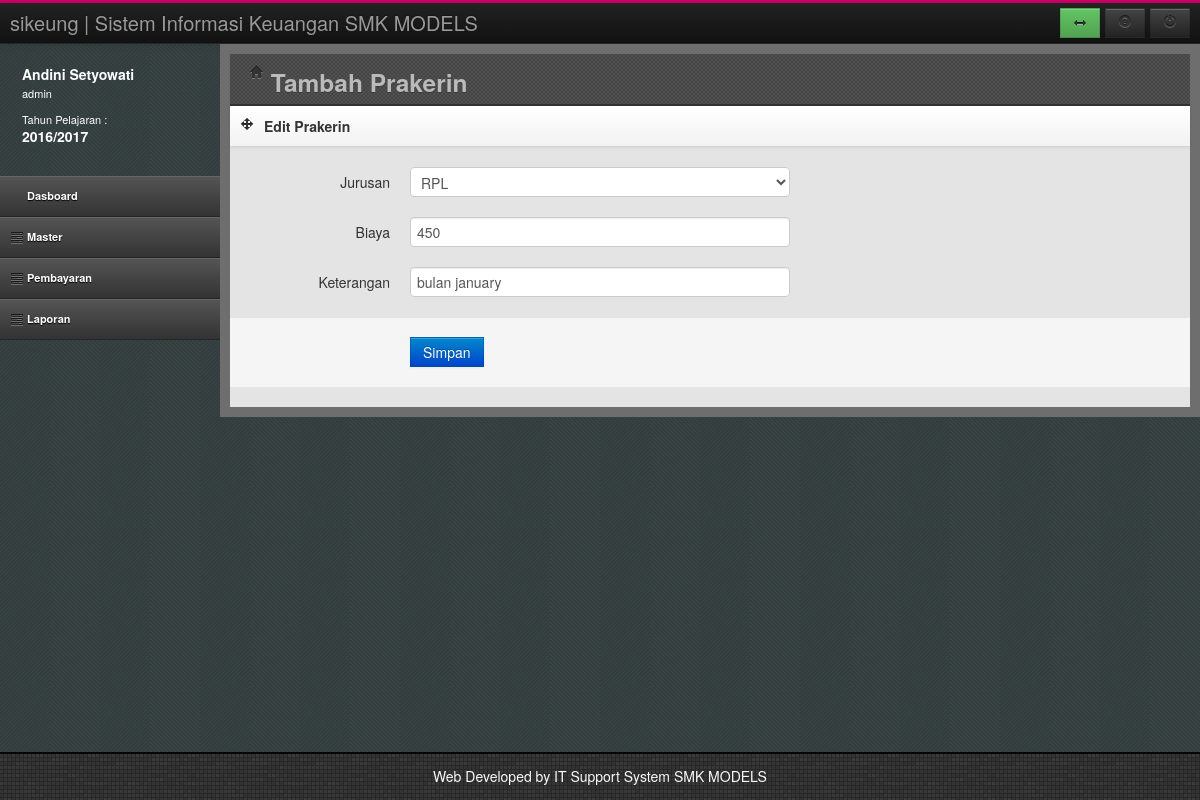
The app's page /index.php?page=addprakerin&act=1&id=1 (signed in), older data.
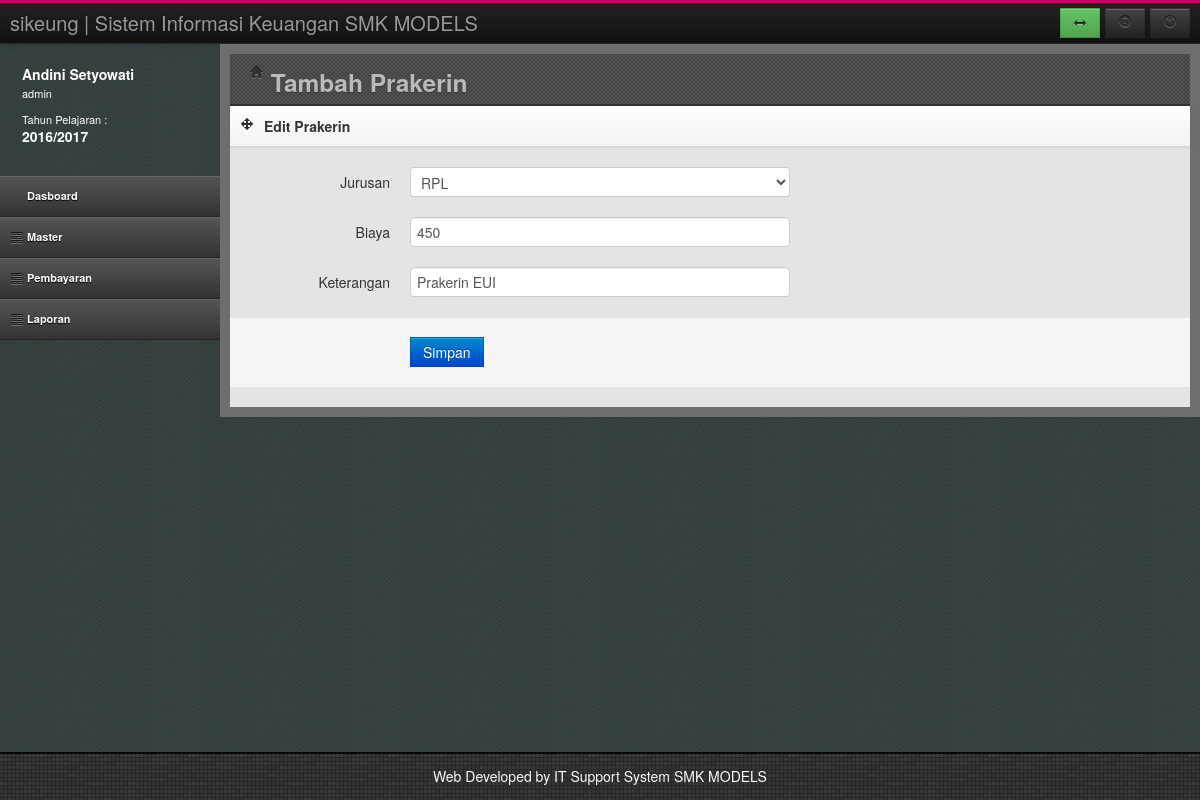
The same page, newer data.
### tables this page shows
CREATE TABLE `prakerin` (
  `kodeprakerin` int(11) NOT NULL AUTO_INCREMENT,
  `Kode_jur` int(11) DEFAULT NULL,
  `TahunAjaran` varchar(11) DEFAULT NULL,
  `Biaya` int(11) DEFAULT NULL,
  `Keterangan` varchar(50) DEFAULT NULL,
  PRIMARY KEY (`kodeprakerin`)
);

CREATE TABLE `jurusan` (
  `KODE_JUR` int(11) NOT NULL AUTO_INCREMENT,
  `NAMA_JUR` varchar(50) DEFAULT NULL,
  PRIMARY KEY (`KODE_JUR`)
);

### addprakerin.php (the view, shortened to what this page needs)
<?php
$act = $_GET['act'];
?>
<header class="head">
	<div class="main-bar">
		<h3><i class="icon-home"></i> Tambah Prakerin</h3>
	</div>
</header>
<?php
if ($act==0)
{
?>
<div class="row-fluid">
	<div class="span12">
		<div class="box">
			<header>
				<div class="icons"><i class="icon-move"></i></div>
				<h5>Tambah Prakerin</h5>
			</header>
			<form class="form-horizontal" action="simpanprakerin.php?act=0&th=<?php echo $TahunAktif?>" method="post">
				<br>
                                <div class="control-group">
					<label class="control-label">Jurusan</label>
					<div class="controls">
						<select data-placeholder="Pilih Kelas" class="chzn-select span6" tabindex="2"
						name="jurusan">
							<option value=""></option>
							<?php
							include("koneksi.php");
							$sql ="select * from jurusan";
							$rw=mysql_query($sql,$conn);
							while($s=mysql_fetch_array($rw))
							{
							?>
							<option value="<?php echo $s[0];?>"><?php echo $s[1];?></option>
							<?php
							}
							?>
						</select>
					</div>
				</div>
                                <div class="control-group">
					<label for="text1" class="control-label">Biaya</label>
					<div class="controls with-tooltip">
						<input type="text" id="text1" class="span6 input-tooltip" name="biaya"
						data-original-title="Masukan Nama Kelas - Contoh: VII A" data-placement="bottom"/>
					</div>
				</div>
				<div class="control-group">
					<label for="text1" class="control-label">Keterangan</label>
					<div class="controls with-tooltip">
						<input type="text" id="text1" class="span6 input-tooltip" name="keterangan"
						data-original-title="Masukan Jumlah Siswa - Contoh: 30" data-placement="bottom"/>
					</div>
				</div>
				<div class="form-actions no-margin-bottom">
					<input type="submit" value="Simpan" class="btn btn-primary">
				</div>
			</form>
		</div>
	</div>
</div>
<?php
}
else
{
	$id = $_GET['id'];
	$sql = "SELECT a.kodeprakerin,b.NAMA_JUR,a.TahunAjaran,a.Biaya,a.Keterangan,b.KODE_JUR
                FROM prakerin a, jurusan b
                WHERE a.Kode_jur = b.KODE_JUR and a.kodeprakerin=$id";
	$rw=mysql_query($sql);
	$rs=mysql_fetch_array($rw)
?>
<div class="row-fluid">
	<div class="span12">
		<div class="box">
			<header>
				<div class="icons"><i class="icon-move"></i></div>
				<h5>Edit Prakerin</h5>
			</header>
			<form class="form-horizontal" action="simpanprakerin.php?act=1&kelas=<?php echo $id; ?>&th=<?php echo $TahunAktif ?>" method="post">
				<br>
				<div class="control-group">
					<label class="control-label">Jurusan</label>
					<div class="controls">
						<select data-placeholder="Pilih Kelas" class="chzn-select span6" tabindex="2"
						name="jurusan">
							<option value="<?php echo $rs[5];?>"><?php echo $rs[1];?></option>
						</select>
					</div>
				</div>
                                <div class="control-group">
					<label for="text1" class="control-label">Biaya</label>
					<div class="controls with-tooltip">
						<input type="text" id="text1" class="span6 input-tooltip" name="biaya"
						data-original-title="Masukan Nama Kelas - Contoh: VII A" data-placement="bottom"
                                                value="<?php echo $rs[3];?>"/>
					</div>
				</div>
				<div class="control-group">
					<label for="text1" class="control-label">Keterangan</label>
					<div class="controls with-tooltip">
						<input type="text" id="text1" class="span6 input-tooltip" name="keterangan"
						data-original-title="Masukan Jumlah Siswa - Contoh: 30" data-placement="bottom"
                                                value="<?php echo $rs[4];?>"/>
					</div>
				</div>
				<div class="form-actions no-margin-bottom">
						<input type="submit" value="Simpan" class="btn btn-primary">
					</div>
			</form>
		</div>
	</div>
</div>
<?php
}
?>

Row changes from the older to the newer data that the page shows:
changed prakerin "RPL": keterangan "bulan january" → "Prakerin EUI"
